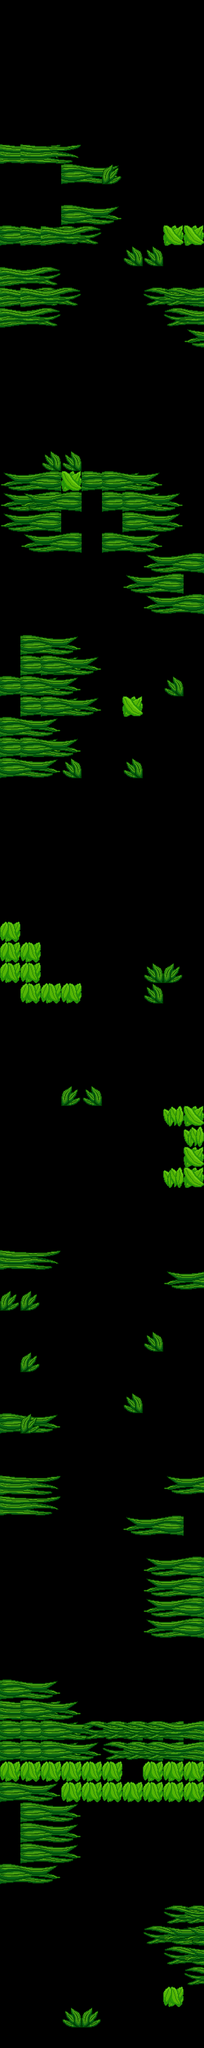

Below is a game level as drawn by its tile map, then a one-line description and the .tmx that defines it (tile-layer data replaced by summaries):
An orthogonal 10x100 tile map with 64x64 px tiles, 1 tile layer (seaweed), 3 hidden layers not drawn, 7 tilesets.

<map version="1.5" tiledversion="1.6.0" orientation="orthogonal" renderorder="right-down" width="10" height="100" tilewidth="64" tileheight="64" infinite="0" nextlayerid="5" nextobjectid="1">
 <tileset firstgid="1" source="rocks2.tsx" />
 <tileset firstgid="5" source="rockwall.tsx" />
 <tileset firstgid="13" source="longweed.tsx" />
 <tileset firstgid="17" source="volcano.tsx" />
 <tileset firstgid="21" source="fish.tsx" />
 <tileset firstgid="25" source="seaweed.tsx" />
 <tileset firstgid="29" source="seaweed2.tsx" />
 <layer id="3" name="seaweed" width="10" height="100">
  <data>[1000 cells, 136 non-empty, 7 distinct tile ids]</data>
 </layer>
 <layer id="1" name="rocks" width="10" height="100" visible="0">
  <data>[1000 cells, 309 non-empty, 12 distinct tile ids]</data>
 </layer>
 <layer id="2" name="volcanoes" width="10" height="100" visible="0">
  <data>[1000 cells, 13 non-empty, 1 distinct tile ids]</data>
 </layer>
 <layer id="4" name="fish" width="10" height="100" visible="0">
  <data>[1000 cells, 10 non-empty, 1 distinct tile ids]</data>
 </layer>
</map>